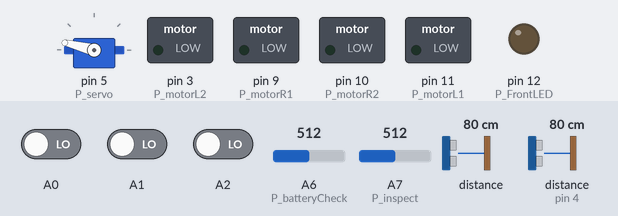
Bench run of a sketch on a simulated Arduino Nano, built with avr-gcc and run on an emulated ATmega328P. Parts: servo, switched loads named in the sketch (green lamp = pin HIGH), output pins drawn as LEDs (lit = HIGH). Wiring (inferred from the names in the program): servo: signal pin 5. The test bench sets the inputs (shaded band); at power-on: distance to the obstacle 80 cm, A0 LOW, A1 LOW, A2 LOW, A6 (P_batteryCheck) = 512, A7 (P_inspect) = 512, distance to the obstacle (sensor on pin 4) 80 cm. The echo pulse lasts 58.3 µs per cm; random numbers use the default seed unless the sketch sets one; servo pulses on a pin are drawn as a servo (544–2400 µs = 0–180°); pins used as bus, display or sensor lines are not drawn.

Above: at 1.2 s.
1.3 s: distance to the obstacle (sensor 0) set to 18 cm
5.0 s: distance to the obstacle (sensor 0) set to 14 cm
At 7.03 s:
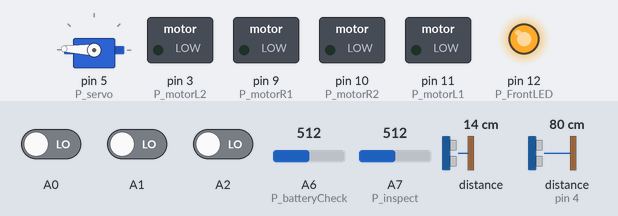
At 7.5 s:
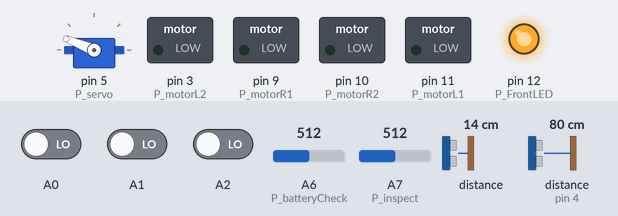
Timing chart, 0 to 14.4 s (numbered marks = the images above; inputs shaded):
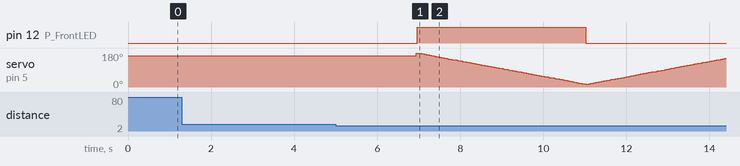

Measured:
- the behaviour switches between 17 and 16 cm on distance to the obstacle (sensor 0) (found by bisection; images 0 and 1)
- after the input at 1.3 s, every drawn part: stays the same
- after the input at 5.0 s, pin 12 (P_FrontLED): LOW → HIGH after 2.0 s, → LOW 4.1 s later

The sketch:

RCcar.ino
```cpp
#include <SoftwareSerial.h>
#include "Adafruit_VL53L0X.h"


//==================pre-made macro function=========================
#define LmotorF(speed) \
  { \
    analogWrite(P_motorL1, speed); \
    analogWrite(P_motorL2, 0); \
  }
#define LmotorB(speed) \
  { \
    analogWrite(P_motorL1, 0); \
    analogWrite(P_motorL2, speed); \
  }
#define RmotorF(speed) \
  { \
    analogWrite(P_motorR1, 0); \
    analogWrite(P_motorR2, speed); \
  }
#define RmotorB(speed) \
  { \
    analogWrite(P_motorR1, speed); \
    analogWrite(P_motorR2, 0); \
  }

#define Line_stop \
  { \
    LmotorF(0); \
    RmotorF(0); \
  }
#define Line_Forward \
  { \
    LmotorF(LFspeed); \
    RmotorF(LFspeed); \
  }
#define Line_Rtankturn \
  { \
    LmotorF(LTspeed); \
    RmotorB(LTspeed); \
  }
#define Line_Ltankturn \
  { \
    LmotorB(LTspeed); \
    RmotorF(LTspeed); \
  }

#define FrontLED_ON \
  { digitalWrite(P_FrontLED, HIGH); }
#define FrontLED_OFF \
  { digitalWrite(P_FrontLED, LOW); }


#define Hspeed 255  // 고속
#define Lspeed 90   // 저속
#define Tspeed 150  // 탱크턴에 맞는 속도

#define LFspeed 90   // 라인트레이서의 직진 속도
#define LTspeed 255  // 라인트레이서의 회전 속도
//----------------------------------------------------------------

//==============port definition=================================
#define P_SerialRx 0  //mini type-B USB Rx
#define P_SerialTx 1  //mini type-B USB Tx

#define P_trig 2  //ultrawave trig
#define P_echo 4  //ultrawave echo

#define P_servo 5  //connectorMoter input1

#define P_BTSerialRx 7  //bluetoothRx
#define P_BTSerialTx 8  //bluetoothTx

#define P_motorR1 9   // rightmotor input1
#define P_motorR2 10  // rightmotor input2
#define P_motorL1 11  // leftmotor input1
#define P_motorL2 3   // leftmotor input2

#define P_FrontLED 12  //headlight

#define P_lineSensorL A0  //left sensor of line follower sensor
#define P_lineSensorC A1  //centor sensor of line follower
#define P_lineSensorR A2  //right sensor of line follower sensor

#define P_lidarSDA A4
#define P_lidarSCL A5

#define P_batteryCheck A6  //battery positive pole wire
#define P_inspect A7       //Potentiometer wire
//----------------------------------------------------------------

//=================
#define stopcount 10  // 라인트레이서의 정지조건, timeoutCount가 얼마가 되면 멈추나?

#define minPulse 600
#define maxPulse 2400
#define period 20000

#define SAMPLINGCOUNT 200
//------------------------


//=============현재 안씀=============================
SoftwareSerial BTSerial(7, 8);  // RX:7, TX:8 (RX는 HC06의 TX와 연결시킨다.)

byte maxdistancet = 150;
float timeOut = 2 * (maxdistancet + 10) / 100 / 340 * 1000000;
//===================================================


VL53L0X_RangingMeasurementData_t measure;  // Lidar 측정값
Adafruit_VL53L0X lox = Adafruit_VL53L0X();

//================상태변수들================
int lineSensorInput;

//-------------차량 체크 값------------------
unsigned int inspectionVal = 0;
int trouble = 0;

float batteryVal = 0;
float batteryPercent = 0;

float utldis;
float distance;
int lastCarNum = 0;
//------------------------------------------
//===========================================


//=======================================
void setup() {
  Serial.begin(115200);
  BTSerial.begin(9600);
  delay(50);
  // wait until serial port opens for native USB devices
  while (!Serial) {
    delay(1);
  }

  if (!lox.begin()) {
    // Serial.println(F("Failed to boot VL53L0X"));
    while (1)
      ;
  }

  pinMode(P_servo, OUTPUT);
  digitalWrite(P_servo, LOW);
  setServo(165);

  pinMode(P_FrontLED, OUTPUT);
  FrontLED_OFF;
}

//=======================================
void loop() {

  followLine();
  checkdistancetance();
  //Serial.print("dis:");Serial.println(distance);

  if (distance < 170) {
    // Serial.println("check!!");  //FORDEBUG
    delay(180);
    RCMove(0, 0);

    delay(1500);
    while (!checking()) {};  //4단자에 모두 접속할 떄까지 반복시도.
    // Serial.print(inspectionVal); Serial.print(" ,"); Serial.println(batteryVal);  //FORDEBUG
    sendingData();
    //waitForStart();
    delay(3000);

    do {
      followLine();
      checkdistancetance();
      // Serial.print("dis22:"); Serial.println(distance);
    } while (distance < 230);
    delay(250);
  }
}

void setServo(int degree) {
  int hTime = 0;
  int lTime = 0;

  if (degree < 0) degree = 0;
  if (degree > 180) degree = 180;

  hTime = (int)(minPulse + ((maxPulse - minPulse) / 180.0 * degree));
  lTime = period - hTime;

  digitalWrite(P_servo, HIGH);
  delayMicroseconds(hTime);
  digitalWrite(P_servo, LOW);
  delayMicroseconds(lTime);
}

void waitForStart() {
  while (!(Serial.available())) {}  //waiting until raspberrypi send ACK
  String data = Serial.readStringUntil('\n');
  delay(1500);
}

void sendingData() {
  String send_string;
  String buf;

  lastCarNum++;
  // if ((batteryPercent < 100) && (batteryPercent >= 10))
  //   buf = String((int)(batteryPercent * 10));
  // else if ((batteryPercent < 10) && (batteryPercent >= 1))
  //   buf = String(0) + String((int)(batteryPercent * 10));
  // else if (batteryPercent < 1)
  //   buf = String(0) + String(0) + String((int)(batteryPercent * 10));
  // else
  //   buf = String(0) + String(0) + String(0);


  send_string = String(lastCarNum) + String(trouble) +  String(random(100,1000));
  Serial.println(send_string);  //tranfer to raspberrypi

  delay(2000);
}

int checking() {
  int success = 0;
  int i;

  for (i = 180; i >= 10; i--) {
    setServo(i);
    delay(20);

    inspectionVal = (unsigned int)((unsigned int)(analogRead(P_inspect) * 100) / 512);
    batteryVal = (float)analogRead(P_batteryCheck) * 5 / 1024;
    // Serial.print(inspectionVal); Serial.print(" ,"); Serial.println(batteryVal);  //FORDEBUG

    FrontLED_ON;
    if (inspectionVal > 2 && batteryVal > 3) {
      if (i - 5 > 10) setServo(i - 5);
      delay(500);

      inspectionVal = 0;
      batteryVal = 0;
      for (int j = 0; j < SAMPLINGCOUNT; j++) {
        inspectionVal += (unsigned int)((unsigned int)(analogRead(P_inspect) * 100) / 512 / SAMPLINGCOUNT);
        trouble = (inspectionVal > 50 ? 1 : 0);

        batteryVal += ((float)analogRead(P_batteryCheck) * 5 / 1024 / SAMPLINGCOUNT);
        if (batteryVal < 3.7)
          batteryPercent = 0;
        else
          batteryPercent = (batteryVal - 3.7) / 0.5 * 100;
        // Serial.print(inspectionVal);Serial.print(" ,");Serial.println(batteryVal);  //FORDEBUG
        delay(5);
      }


      for (int j = 0; j < 5; j++) {
        FrontLED_ON;
        delay(250);
        FrontLED_OFF;
        delay(250);
      }
      success = 1;

      break;
    }
  }

  FrontLED_OFF;

  for (; i < 180; i++) {
    setServo(i);
    delay(20);
  }
  delay(2000);

  return success;
}


void RCMove(int LS, int RS) {
  if (LS >= 0) {
    analogWrite(P_motorL1, LS);
    analogWrite(P_motorL2, 0);
  } else {
    analogWrite(P_motorL1, 0);
    analogWrite(P_motorL2, -LS);
  }

  if (RS >= 0) {
    analogWrite(P_motorR2, RS);
    analogWrite(P_motorR1, 0);
  } else {
    analogWrite(P_motorR2, 0);
    analogWrite(P_motorR1, -RS);
  }
}

void checkdistancetance() {
  digitalWrite(P_trig, HIGH);
  delayMicroseconds(1);
  digitalWrite(P_trig, LOW);

  utldis = pulseIn(P_echo, HIGH) * 17 / 1000 * 10;  //물체에 반사되어돌아온 초음파의 시간을 변수에 저장합니다.

  lox.rangingTest(&measure, false);  // pass in 'true' to get debug data printout!
  if (measure.RangeStatus != 4) {    // phase failures have incorrect data
    distance = measure.RangeMilliMeter;
    if (utldis > distance) {
      distance = 400;
    }
  }
}

void followLine() {
  lineSensorInput = PINC &= B00000111;  //Right:centerk:left

  switch (lineSensorInput) {
    //공중에 떠있음
    case 0b111: RCMove(75, 75); break;

    //라인을 벗어남
    case 0b000:
      RCMove(0, 0);
      break;

    //중앙 위치
    case 0b010:
      RCMove(75, 75);
      break;

    //오른쪽으로 감
    case 0b011:
    case 0b001:
      RCMove(-30, 160);
      break;

    //왼쪽으로 감
    case 0b110:
    case 0b100:
      RCMove(160, -30);
      break;
  }
  //Serial.println(lineSensorInput);
}
```
